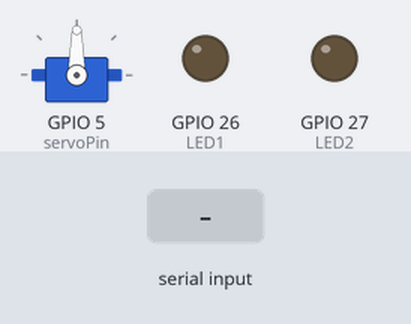
A sketch run on a simulated ESP32. Parts: servo, output pins drawn as LEDs (lit = HIGH). Dashed ring = blinking. The inputs (shaded band) are chosen by the test bench. Nothing arrives over Bluetooth unless stated; what the sketch prints to the serial monitor is not drawn.

Above: at 1.2 s.
1.3 s: "1" received over the second serial link
4.3 s: "3" received over the second serial link
At 7.0 s:
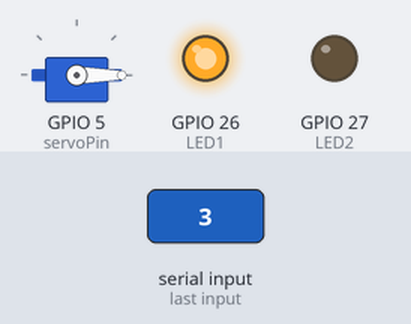
7.3 s: "2" received over the second serial link
At 8.5 s:
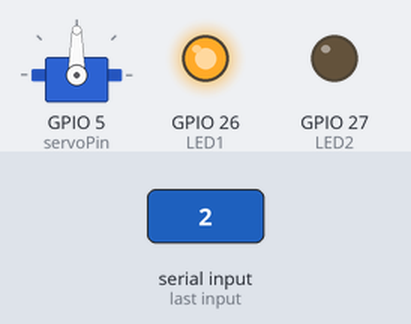
8.8 s: "4" received over the second serial link
At 9.8 s:
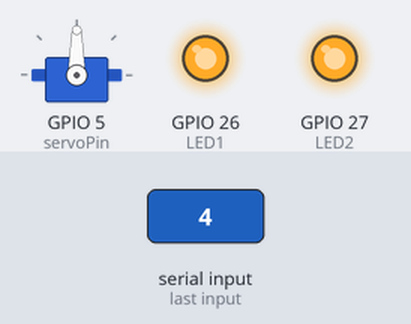
10.3 s: "5" received over the second serial link
At 11.2 s:
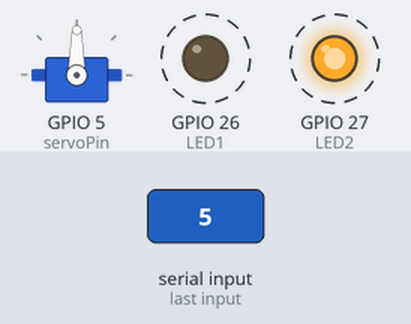
Timing chart, 0 to 14.3 s (numbered marks = the images above; inputs shaded):
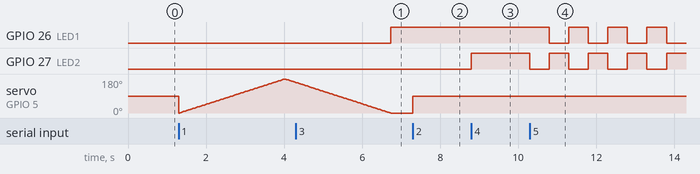

The sketch:

main-bt.ino
```cpp
#include <ESP32Servo.h>
#include <BluetoothSerial.h>

// Déclarations générales
BluetoothSerial SerialBT;  // Initialisation Bluetooth
Servo monServo;            // Initialisation du servomoteur

// Broches et constantes
const int servoPin = 5;
const int LED1 = 26;
const int LED2 = 27;
const int soundAnalog = 34;
const int PIR_PIN = 4;

const int seuilBebeMin = 2700;
const int seuilBebeMax = 3000;

bool servoActive = false;
bool ledAnimationActive = false;
bool capteurSonActif = false;
bool capteurMouvementActif = false;
bool bebeCriDetecte = false;
bool bebePresent = false;

// Délais pour éviter des répétitions inutiles
unsigned long dernierEnvoi = 0;
const unsigned long delaiEnvoi = 20000;

// Initialisation des composants
void setup() {
  // Initialisation Bluetooth
  SerialBT.begin("ESP32_MultiControl");
  Serial.begin(115200);
  Serial.println("Système prêt à recevoir des commandes !");

  // Initialisation servomoteur
  monServo.attach(servoPin);
  monServo.write(90);  // Position initiale au centre

  // Initialisation LEDs et capteurs
  pinMode(LED1, OUTPUT);
  pinMode(LED2, OUTPUT);
  pinMode(PIR_PIN, INPUT);
}

// Fonction pour activer/désactiver le servomoteur
void gererServo(char commande) {
  if (commande == '1') {  // Activer le servo
    servoActive = true;
    SerialBT.println("Servo activé.");
  } else if (commande == '2') {  // Désactiver le servo
    servoActive = false;
    monServo.write(90);  // Revenir au centre
    SerialBT.println("Servo désactivé.");
  }

  if (servoActive) {
    for (int position = 0; position <= 180; position++) {
      monServo.write(position);
      delay(15);
    }
    for (int position = 180; position >= 0; position--) {
      monServo.write(position);
      delay(15);
    }
  }
}

// Fonction pour gérer l'état des LEDs
void gererLEDs(char commande) {
  if (commande == '3') {
    digitalWrite(LED1, !digitalRead(LED1));
    SerialBT.println("LED 1 basculée !");
  } else if (commande == '4') {
    digitalWrite(LED2, !digitalRead(LED2));
    SerialBT.println("LED 2 basculée !");
  } else if (commande == '5') {  // Animation des LEDs
    ledAnimationActive = !ledAnimationActive;
    SerialBT.println(ledAnimationActive ? "Animation activée." : "Animation désactivée.");
    while (ledAnimationActive) {
      digitalWrite(LED1, HIGH);
      digitalWrite(LED2, LOW);
      delay(500);
      digitalWrite(LED1, LOW);
      digitalWrite(LED2, HIGH);
      delay(500);
      if (SerialBT.available() && SerialBT.read() == '5') break;  // Arrêter l'animation
    }
    digitalWrite(LED1, LOW);
    digitalWrite(LED2, LOW);
  }
}

// Fonction pour surveiller le capteur de son
void surveillerCapteurSon() {
  if(bebePresent){
    int valAnalog = analogRead(soundAnalog);
    SerialBT.print("Sound Level: ");
    SerialBT.println(valAnalog);
    if (valAnalog >= seuilBebeMin && valAnalog <= seuilBebeMax) {
      if (!bebeCriDetecte && millis() - dernierEnvoi > delaiEnvoi) {
        SerialBT.println("Bébé pleure !");
        bebeCriDetecte = true;
        dernierEnvoi = millis();
      }
    } else if (bebeCriDetecte && millis() - dernierEnvoi > delaiEnvoi) {
      SerialBT.println("Pas de son.");
      bebeCriDetecte = false;
      dernierEnvoi = millis();
    }
     delay(100);
  }
  //  else {
  //   SerialBT.println("Bébé n'est pas présent pour détecter le son");
  // }
}

// Fonction pour surveiller le capteur PIR
void surveillerCapteurPIR() {
  int etatPIR = digitalRead(PIR_PIN);
  if (etatPIR == LOW && !bebePresent) {
    SerialBT.println("Mouvement détecté : Bébé présent !");
    bebePresent = true;
    dernierEnvoi = millis();
  } else if (etatPIR == HIGH && bebePresent && millis() - dernierEnvoi > delaiEnvoi) {
    SerialBT.println("Aucune présence détectée.");
    bebePresent = false;
    dernierEnvoi = millis();
  }
   delay(100);
}

// Boucle principale
void loop() {
  if (SerialBT.available()) {
    char commande = SerialBT.read();
    if (commande == '1' || commande == '2') gererServo(commande);
    else if (commande == '3' || commande == '4' || commande == '5') gererLEDs(commande);
    else if (commande == '6') {
      capteurSonActif = !capteurSonActif;
      SerialBT.println(capteurSonActif ? "Capteur de son activé." : "Capteur de son désactivé.");
    } else if (commande == '7') {
      capteurMouvementActif = !capteurMouvementActif;
      SerialBT.println(capteurMouvementActif ? "Capteur PIR activé." : "Capteur PIR désactivé.");
    }
  }

  if (capteurSonActif) surveillerCapteurSon();
  if (capteurMouvementActif) surveillerCapteurPIR();
}
```

Measured:
- after the input at 4.3 s, GPIO 26 (LED1): LOW → HIGH after 2.4 s
- after the input at 7.3 s, servo on GPIO 5 (servoPin): 0° → 90° at once
- after the input at 8.8 s, GPIO 27 (LED2): LOW → HIGH at once
- after the input at 10.3 s, GPIO 26 (LED1): alternates HIGH for 0.50 s and LOW for 0.50 s, starting after 0.50 s; GPIO 27 (LED2): alternates HIGH for 0.50 s and LOW for 0.50 s, starting at once
